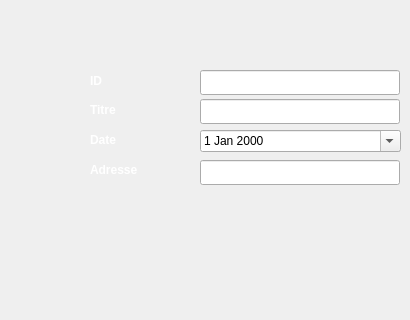
    <widget class="QWidget" name="page_8">
     <widget class="QPushButton" name="pushButton_4">
      <property name="geometry">
       <rect>
        <x>260</x>
        <y>280</y>
        <width>75</width>
        <height>23</height>
       </rect>
      </property>
      <property name="styleSheet">
       <string notr="true">QPushButton {
            color: white;
            border-image: url(:/img/valid.png) 3 10 3 10;
            border-top: 3px transparent;
            border-bottom: 3px transparent;
            border-right: 10px transparent;
            border-left: 10px transparent;
        }</string>
      </property>
      <property name="text">
       <string/>
      </property>
     </widget>
     <widget class="QLabel" name="label_ID_3">
      <property name="geometry">
       <rect>
        <x>90</x>
        <y>100</y>
        <width>81</width>
        <height>21</height>
       </rect>
      </property>
      <property name="text">
       <string>&lt;html&gt;&lt;head/&gt;&lt;body&gt;&lt;p&gt;&lt;span style=&quot; font-weight:600; color:#ffffff;&quot;&gt;Titre&lt;/span&gt;&lt;/p&gt;&lt;/body&gt;&lt;/html&gt;</string>
      </property>
     </widget>
     <widget class="QLineEdit" name="lineEdit_MAdresse">
      <property name="geometry">
       <rect>
        <x>200</x>
        <y>160</y>
        <width>200</width>
        <height>25</height>
       </rect>
      </property>
     </widget>
     <widget class="QLabel" name="label_ecrivant_3">
      <property name="geometry">
       <rect>
        <x>90</x>
        <y>160</y>
        <width>91</width>
        <height>21</height>
       </rect>
      </property>
      <property name="text">
       <string>&lt;html&gt;&lt;head/&gt;&lt;body&gt;&lt;p&gt;&lt;span style=&quot; font-weight:600; color:#ffffff;&quot;&gt;Adresse&lt;/span&gt;&lt;/p&gt;&lt;/body&gt;&lt;/html&gt;</string>
      </property>
     </widget>
     <widget class="QLabel" name="label_livre_3">
      <property name="geometry">
       <rect>
        <x>90</x>
        <y>130</y>
        <width>81</width>
        <height>21</height>
       </rect>
      </property>
      <property name="text">
       <string>&lt;html&gt;&lt;head/&gt;&lt;body&gt;&lt;p&gt;&lt;span style=&quot; font-weight:600; color:#ffffff;&quot;&gt;Date&lt;/span&gt;&lt;/p&gt;&lt;/body&gt;&lt;/html&gt;</string>
      </property>
     </widget>
     <widget class="QLineEdit" name="lineEdit_Mtitre">
      <property name="geometry">
       <rect>
        <x>200</x>
        <y>99</y>
        <width>200</width>
        <height>25</height>
       </rect>
      </property>
     </widget>
     <widget class="QPushButton" name="retour_3">
      <property name="geometry">
       <rect>
        <x>80</x>
        <y>260</y>
        <width>51</width>
        <height>51</height>
       </rect>
      </property>
      <property name="styleSheet">
       <string notr="true">QPushButton {
            color: white;
            border-image: url(:/img/fleche.png) 3 10 3 10;
            border-top: 3px transparent;
            border-bottom: 3px transparent;
            border-right: 10px transparent;
            border-left: 10px transparent;
        }</string>
      </property>
      <property name="text">
       <string/>
      </property>
     </widget>
     <widget class="QLabel" name="label_ID_5">
      <property name="geometry">
       <rect>
        <x>90</x>
        <y>71</y>
        <width>81</width>
        <height>21</height>
       </rect>
      </property>
      <property name="text">
       <string>&lt;html&gt;&lt;head/&gt;&lt;body&gt;&lt;p&gt;&lt;span style=&quot; font-weight:600; color:#ffffff;&quot;&gt;ID&lt;/span&gt;&lt;/p&gt;&lt;/body&gt;&lt;/html&gt;</string>
      </property>
     </widget>
     <widget class="QLineEdit" name="lineEdit_Mid">
      <property name="geometry">
       <rect>
        <x>200</x>
        <y>70</y>
        <width>200</width>
        <height>25</height>
       </rect>
      </property>
     </widget>
     <widget class="QDateEdit" name="lineEdit_Mdate">
      <property name="geometry">
       <rect>
        <x>200</x>
        <y>130</y>
        <width>201</width>
        <height>22</height>
       </rect>
      </property>
      <property name="calendarPopup">
       <bool>true</bool>
      </property>
     </widget>
    </widget>
